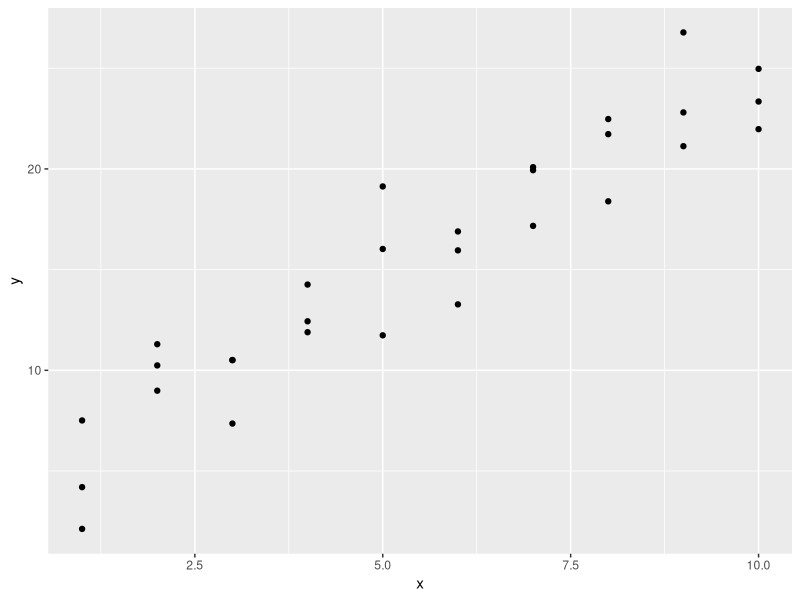
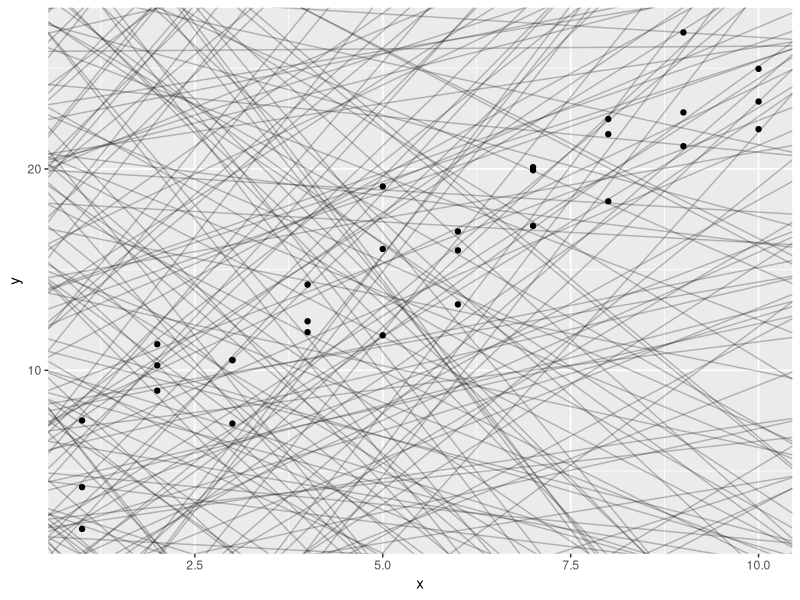
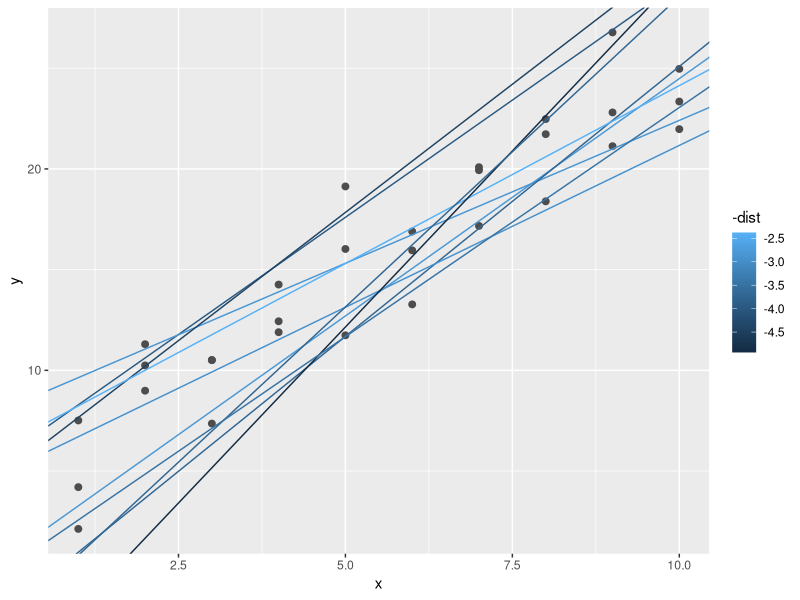
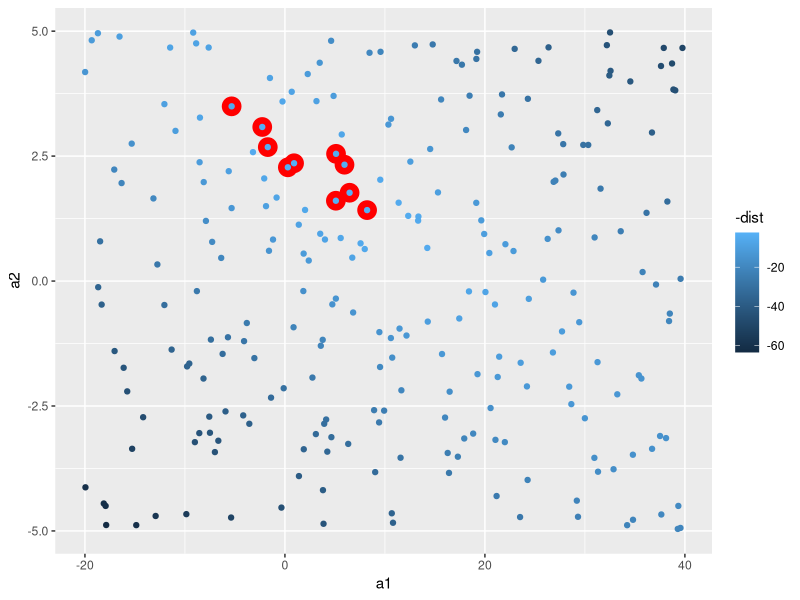
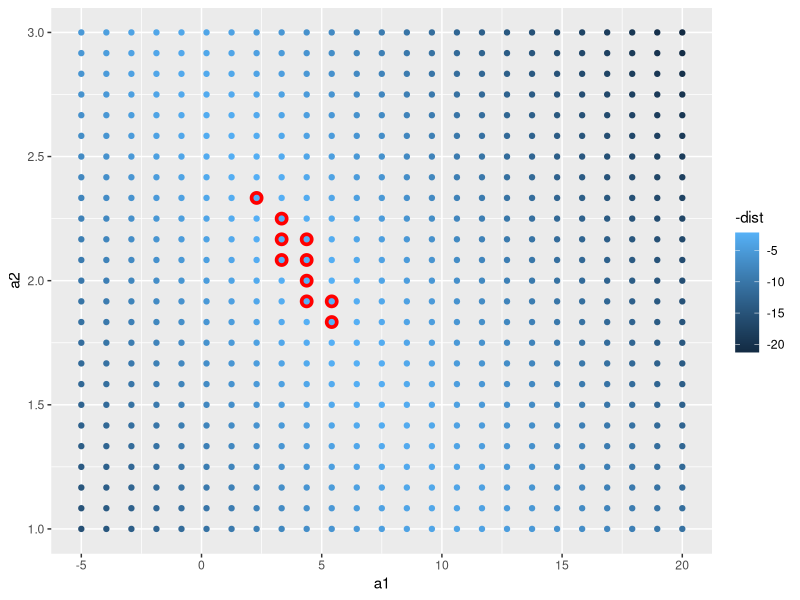
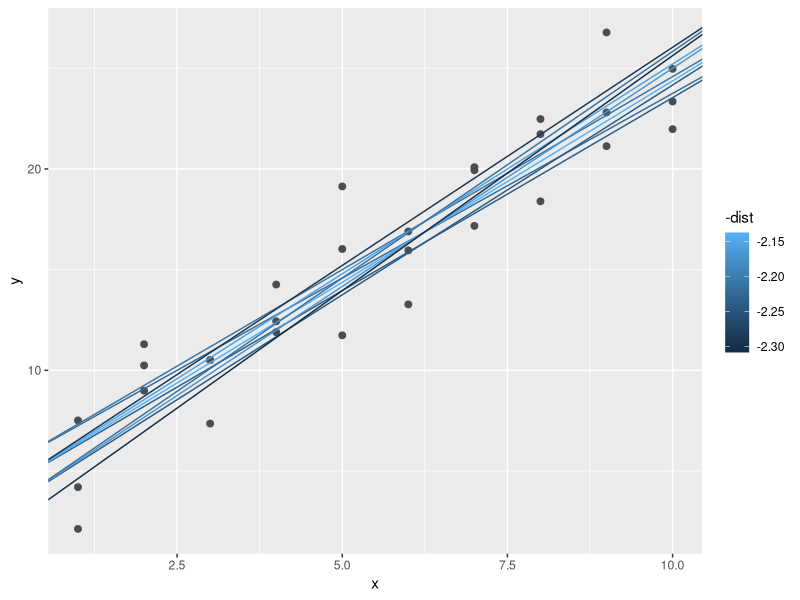
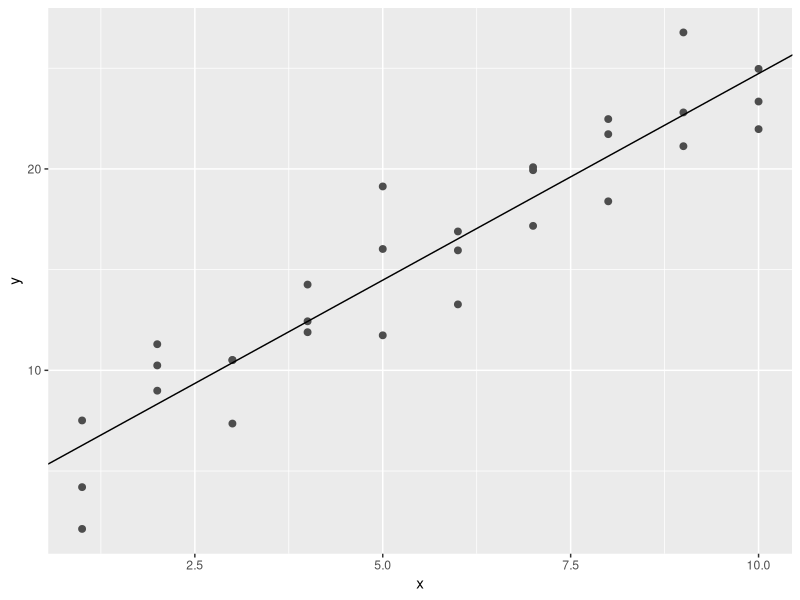
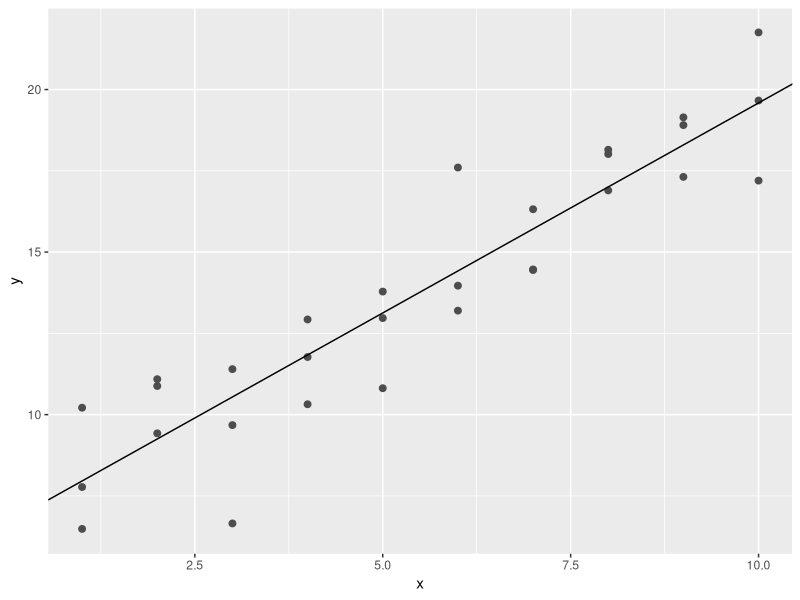

Source code (R) for these figures, in order: (Note: this script raises an error after producing the figures.)
# Model Basics with modelr

#we are going to use models to partition data into patterns and residuals(residuals represent the difference between observed values and predicted values)
#source Google: Example: If a regression model predicts a student's test score to be 85, and the actual score is 90, the residual is 5. This indicates the model underestimated the score by 5 points.

#strong patterns will hide subtler trends.
# there are two parts to a model:

## 1. first rule is to define a group of models that helps you to capture a pattern (a straight line or a quadratic curve)
### expressing this as an equation will be: 
### y = a_1 * x + a_2 or
### y - a_1 * x ^ a_2
#### x and y are variables from data
#### a_1 and a_2 are parameters to capture patterns

## 2. after this, you will fit the right model from a family of models.

## George Box quote " All models are wrong, but some are useful."

"The goal of a model is not to uncover truth, but to discover a simple approximation that is still useful."

library(tidyverse)

library(modelr)
options(na.action = na.warn)

# A simple model

ggplot(sim1, aes(x, y)) +
  geom_point()

#> we can see a strong pattern in the data.
#> the relationship looks linear: y = a_0 + a_1 * x
#> we can start by using geom_abline() which takes a slope and intercept as parameters

models <- tibble(
  a1 = runif( 250, -20, 40),
  a2 = runif(250, -5, 5)
)

ggplot(sim1, aes(x, y)) +
  geom_abline(
    aes(intercept = a1, slope = a2),
    data = models, alpha = 1/4
  ) +
  geom_point()

#there are way too many models on this plot, we need to find one that is closer to the data.
#to do that, we need to find the distance between each point and the model.

#creating a function, will help us compute the distance.

model1 <- function(a, data) {
  a[1] + data$x * a[2]
}
model1(c(7, 1.5), sim1)

#next, we need to compute an overall distance betweem the predicted and actual values (for exp, we can use root-mean-squared deviation)

measure_distance <- function(mod, data) {
  diff <- data$y - model1(mod, data)
  sqrt(mean(diff ^ 2))
}

measure_distance(c(7, 1.5), sim1)

#we need a helper function.

sim1_dist <- function(a1, a2) {
  measure_distance(c(a1, a2), sim1)
}

models <- models %>% 
  mutate(dist = purrr::map2_dbl(a1, a2, sim1_dist))
models

#next, we can overlay the 10 best models (the way it is shown to us in the graph - brightest colour is the best(smallest distance)).

ggplot(sim1, aes(x, y)) +
  geom_point(size = 2, color = "grey30") +
  geom_abline(
    aes(intercept = a1, slope = a2, colour = -dist),
    data = filter(models, rank(dist) <= 10)
  )

#in the next scatterplot, the red circles are the best models.

ggplot(models, aes(a1, a2)) +
  geom_point(
    data = filter(models, rank(dist) <= 10),
    size = 6, colour = "red"
  ) +
  geom_point(aes(colour = -dist))

#another option is to generate an evenly spaced grid of points (grid search)

grid <- expand.grid(
  a1 = seq(-5, 20, length = 25),
  a2 = seq(1, 3, length = 25)
) %>% 
  mutate(dist = purrr::map2_dbl(a1, a2, sim1_dist))

grid %>% 
  ggplot(aes(a1, a2)) +
  geom_point(
    data = filter(grid, rank(dist) <= 10),
    size = 4, colour = "red"
  ) +
  geom_point(aes(colour = -dist))

#now let's try and overlay the 10 models:

ggplot(sim1, aes(x, y)) +
  geom_point(size = 2, colour = "grey30") +
  geom_abline(
    aes(intercept = a1, slope = a2, colour = -dist),
    data = filter(grid, rank(dist) <= 10)
  )

#we can do this until we get a finer grid (best model), or we can use a tool named Newton-Raphson search.
#the way this works, is by choosing a starting point and look around for the steepest slope, until you can not go any lower.
#we can use optim() for this modeling:

best <- optim(c(0, 0), measure_distance, data = sim1)
best$par
best

ggplot(sim1, aes(x, y)) +
  geom_point(size = 2, colour = "grey30") +
  geom_abline(intercept = best$par[1], slope = best$par[2])

# you can find the best model if you can minimize the distance by modifying the parameters of the model and having a function that defines the distance between a model and a dataset.

#we can also use linear models, in a form of: y = a_1 + a_2 * x_1 + a_3 * x_2 + ... + a_n * x_(n - 1)

#this simple model is the same to a general linear model where n = 2 and x_1 = x

#lm() formulas look like y ~ x, which lm will translate to a function like y = a_1 + a_2 * x

sim1_mod <- lm(y ~ x, data = sim1)
coef(sim1_mod)
#similar results with optim()

#lm finds the closest model in a single step

# Exercises:

#1. One downside of the linear model is that it is sensitive to unusual values because the distance incorporates a squared term. Fit a linear model to the following simulated data, and visualize the results. Rerun a few times to generate different simulated datasets. What do you notice about the model?

sim1a <- tibble(
  x = rep(1:10, each = 3),
  y = x * 1.5 + 6 + rt(length(x), df = 2)
)

#2. One way to make linear odels more robust is to use a different distance measure. For example, instead of root-mean-squared distance, you could use mean-absolute distance:

measure_distance <- function(mod, data) {
  diff <- data$y - make_prediction(mod, data)
  mean(abs(diff))
}

#Use optim() to fit this model to the pervious simulated data and compare it to the linear model.

#3. One challenge with performing numerical optimization is that it's only guaranteeed to find one local optima. What's the problem with optimizing a three-parameter model like this?

model1 <- function(a, data) {
  a[1] + data$x * a[2] + a[3]
}

#Answers:

#1. 

sim1a <- tibble(
  x = rep(1:10, each = 3),
  y = x * 1.5 + 6 + rt(length(x), df = 2)
)

sim1a_modeling <- lm(y ~ x, data = sim1a)
sim1a_modeling
summary(sim1a_modeling)

ggplot(sim1a, aes(x, y)) +
  geom_point(size = 2, color = "grey30") +
  geom_abline(intercept = sim1a_modeling$coefficients[1], slope = sim1a_modeling$coefficients[2])

# We can notice that everytime we're generating different simulated datasets, by running the summary we can see a big difference at the distance between the fitted line and the data.
# These figures, for example min and max should be equally distributed around the line (or better said, to be approximately same distance to 0)
# The first quantile and the third quantile to be equal distance from zero. (the same goes for the median)

#Extras:
view(sim1a)

ggplot(sim1a, aes(x, y)) +
  geom_point()

ggplot(sim1a, aes(x, y)) +
  geom_point(size = 2, colour = "grey30") +
  geom_abline(
    aes(intercept = a1, slope = a2, color = -dist),
    data = filter(models, rank(dist) <= 10)
  )

coef(sim1a_modeling)

hist(resid(sim1a_modeling), nclass = 2)
boxplot(y ~ x, data = sim1a)

sum <- summary(sim1a_modeling)
sum$coefficients

#2.

make_prediction <- function(a, data) {
  a[1] + data$x * a[2]
}

measure_distance <- function(mod, data) {
  diff <- data$y - make_prediction(mod, data)
  mean(abs(diff))
}

optim_ver <- optim(c(0, 0), measure_distance, data = sim1a)
optim_ver$par

coef(sim1a_modeling)

#3.

sim1a <- tibble(
  x = rep(1:10, each = 3),
  y = x * 1.5 + 6 + rt(length(x), df = 2)
)

model1 <- function(a, data) {
  a[1] + data$x * a[2] + a[3]
}

measure_distance_test <- function(mod, data) {
  diff <- data$y - model1(mod, data)
  mean(abs(diff))
}
sim1a
optim_ver <- optim(c(0,0,0), measure_distance_test, data = sim1a)
optim_ver$par
?optim
#one challenge in optimizing a three-parameter model will be that we question if those parameters are related to each other.

#also, every time I run with the third parameter, as our data has got only 2 variables, it shows a significant amount in the difference between the 3 (this is also called sloppiness).


#Visualising Models

# in the following, we are going to understand a model by looking at its predictions.
# we can also see what the model doesn't capture (these residuals are useful because it allow us to use models to remove striking patterns - studying the remaining ones)


# Predictions

#using modelr::data_grid() to generate an evenly spaced grid

grid <- sim1 %>% 
  data_grid(x)
grid

# using modelr::add_predictions() to add the predictions from the model to a new column

grid <- grid %>% 
  add_predictions(sim1_mod)
grid

ggplot(sim1, aes(x)) +
  geom_point(aes(y = y)) +
  geom_line(
    aes(y = pred),
    data = grid,
    color = "red",
    size = 1
  )

# Residuals

#flip side of predictions

sim1 <- sim1 %>% 
  add_residuals(sim1_mod)
sim1

#here we can understand the spread of the residuals

ggplot(sim1, aes(resid)) +
  geom_freqpoly(binwidth = 0.5)

ggplot(sim1, aes(x, resid)) +
  geom_ref_line(h = 0) +
  geom_point()

# Exercises:

#1. Instead of using lm() to fit a straight line, you can use loess() to fit a smooth curve. Repeat the process of model fitting, grid generation, predictions, and visualisation on sim1 using loess() instead of lm(). How does the result compare to geom_smooth()?

#2. add_predictions() is paired with gather_predictions() and spread_predictions(). How do these three functions differ?

#3. What does geom_ref_line() do? What package does it come from? Why is displaying a reference line in plots showing residuals useful and important?

#4. Why might you want to look at a frequency polygon of absolute residuals? What are the pros and cons comapred to looking at the raw residuals?

# Answers:

#1.

sim1_modeling_loess <- loess(y ~ x, data = sim1)
sim1_modeling_loess

sim1_modeling_lm <- lm(y ~ x, data = sim1)
sim1_modeling_lm

sim1 <- sim1 %>% 
  add_residuals(sim1_modeling_lm) %>% 
  add_predictions(sim1_modeling_lm) %>% 
  add_residuals(sim1_modeling_loess) %>% 
  add_predictions(sim1_modeling_loess)

loess_plot <- ggplot(
  sim1, aes(x, y)) +
  geom_point() +
  geom_line(aes(x, pred), data = sim1, color = "green")
loess_plot

sim1_modeling_lm_resid <- sim1 %>% add_residuals(sim1_modeling_lm)
sim1_modeling_lm_resid

sim1_modeling_loess_resid <- sim1 %>% add_residuals(sim1_modeling_loess)
sim1_modeling_loess_resid

ggplot() +
  geom_freqpoly(data = sim1_modeling_lm_resid, aes(resid), color = "blue") +
  geom_freqpoly(data = sim1_modeling_loess_resid, aes(resid), color = "green")


#let's try geom_smooth()

loess_plot +
  geom_smooth(method = "loess", color = "red", se = FALSE)

#they're identical

#2.

?add_predictions
add_predictions(data, model, var = "pred", type = NULL)

spread_predictions(data, ..., type = NULL)

gather_predictions(data, ..., .pred = "pred", .model = "model", type = NULL)

#spread_predictions adds one column for each model. gather_predictions adds two columns .model and .pred, and repeats the input rows for each model.

#3.

help("geom_ref_line")
#Add a reference line (ggplot2).
#package modelr

#4.

ggplot() +
  geom_freqpoly(data = sim1_modeling_lm_resid, aes(abs(resid)), color = "blue")
